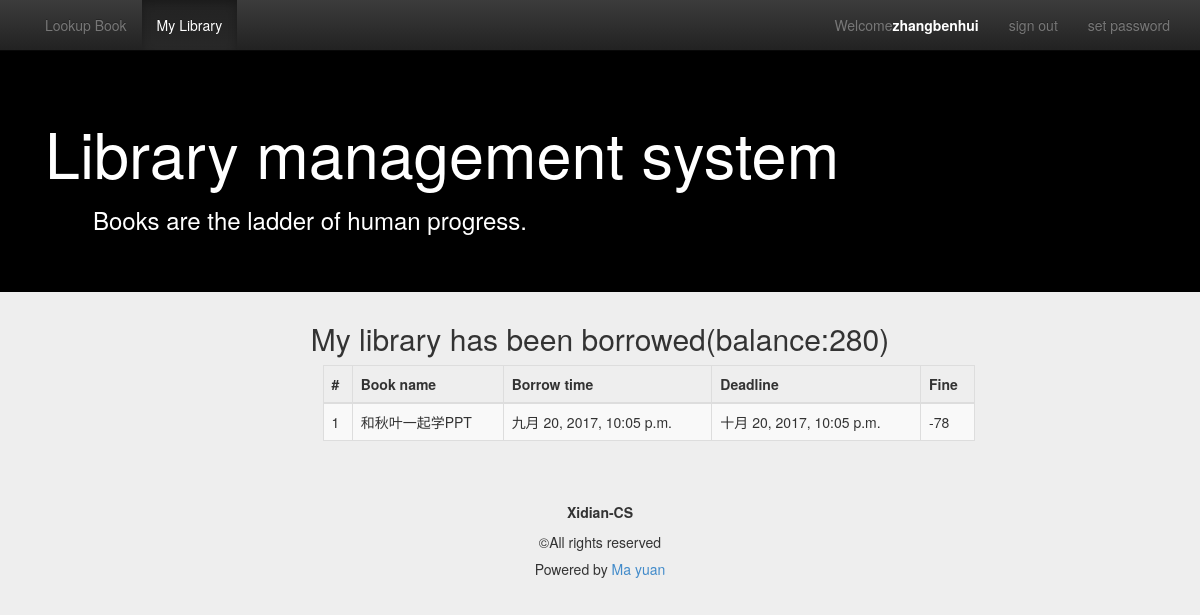
The page /my_library/ (signed in) on the database its author committed.
### management/models.py (models this page shows, shortened)
class MyUser(models.Model):
    user = models.OneToOneField(User)
    nickname = models.CharField(max_length=16)
    permission = models.IntegerField(default=1)
    balance=models.IntegerField(default=0)

class Book(models.Model):
    name = models.CharField(max_length=128)
    price = models.FloatField()
    author = models.CharField(max_length=128)
    publish_date = models.CharField(max_length=128)
    category = models.CharField(max_length=128)
    location = models.CharField(max_length=128)
    state=models.BooleanField() #是否在馆
    ISBN=models.CharField(max_length=128)
    img=models.URLField(max_length=128,default=None)
    class META:
        ordering = ['name']

class BorrowInfo(models.Model):
    brower_id =models.IntegerField()
    book_id= models.IntegerField()
    borrow_time = models.DateTimeField()
    fine=models.IntegerField(default=0)
    dead_line=models.DateTimeField()

### management/views.py (the view)
# urls.py: url(r'^my_library/$',views.my_library,name='my_library'),
@login_required
def my_library(request):
    user=request.user
    info_list=BorrowInfo.objects.filter(brower_id=user.myuser.id)
    book_list=[]
    for info in info_list:
        book_list.append((Book.objects.get(pk=info.book_id),info.borrow_time,info.dead_line,info.fine))
    content = {
        'book_list': book_list,
        'balance': user.myuser.balance,
        'active_menu': 'my_library'
    }
    return render(request,'management/my_library.html',content)

### templates/management/my_library.html (shortened to what this page needs)
{% extends "management/base.html" %}
{% load staticfiles %}
{% block content %}
    <h2 class="text-center">My library has been borrowed(balance:{{ balance }})</h2>
        <div class="container">
            <div class="row">
                <div class="col-md-7 col-md-offset-3">
                    <table class="table table-striped table-hover table-bordered">
                      <thead>
                        <tr>
                          <th>#</th>
                          <th>Book name</th>
                            <th>Borrow time</th>
                          <th>Deadline</th>
                            <th>Fine</th>
                        </tr>
                      </thead>
                    <tbody>
                     {% for t in book_list %}
                        <tr>
                            <td>{{ forloop.counter }}</td>
                            <td>{{ t.0.name }}</td>
                            <td>{{ t.1 }}</td>
                            <td>{{ t.2 }}</td>
                            <td>{{ t.3 }}</td>
                        </tr>
                     {% empty %}
                         <tr>You have not borrowed books!</tr>
                    {% endfor %}
                    </tbody>
                </table>
                </div>
            </div>
        </div>
{% endblock %}

### templates/management/base.html (shortened to what this page needs)
{% load staticfiles %}
<!DOCTYPE html>
<html lang="zh-cn">
<head>
    <link rel="stylesheet" type="text/css" href="{% static 'css/bootstrap.min.css' %}">
    <link rel="stylesheet" type="text/css" href="{% static 'css/bootstrap-theme.min.css' %}">
    <link rel="stylesheet" type="text/css" href="{% static 'css/base.css' %}">
</head>
<body>
<nav class="navbar navbar-inverse navbar-fixed-top" role="navigation">
    <div class="container">
        <div class="collapse navbar-collapse" id="navbar-collapse-basepage">
            <ul class="nav navbar-nav">
                <li id="view_book"><a href="{% url 'view_book_list' %}">Lookup Book</a></li>
                {% if user != None %}
                    {% if user.myuser.permission <= 1 %}
                        <li id="my_library"><a href="{% url 'my_library' %}">My Library</a></li>
                    {% endif %}
                {% endif %}
            </ul>
            <ul class="nav navbar-nav navbar-right">
                {% if user %}
                    <li><p class="navbar-text">Welcome<span id="base_name">{{ user.myuser.nickname }}</span></p>
                    </li>
                    <li><a href="{% url 'logout' %}">sign out</a></li>
                    <li><a href="{% url 'set_password' %}">set password</a></li>
                {% else %}
                    <li><a href="{% url 'signup' %}">sign up</a></li>
                    <li><a href="{% url 'login' %}">sign in</a></li>
                {% endif %}
            </ul>
        </div>
    </div>
</nav>
<header class="jumbotron subhead" id="header-base">
    <div class="container">
        <h1>Library management system</h1>
        <h3>&emsp;&emsp;Books are the ladder of human progress.</h3>
    </div>
</header>
{% block content %}{% endblock %}
<footer class="footer" role="contentinfo">
    <hr>
    <div class="container">
        <p class="text-center"><strong>Xidian-CS</strong></p>
        <p class="text-center">©All rights reserved</p>
        <h5 class="text-center"> Powered by&nbsp;<a href="http://prime666.com/">Ma yuan</a></h5>
    </div>
</footer>
</body>
</html>

### management/static/css/base.css (style rules this page uses)
body { padding-top: 50px; background-color: #eeeeee; }
#header-base { background-color: #000; color: #fff; }
#base_name { color: #fff; font-weight: bold; }

### rows shown on the page
Book: name "和秋叶一起学PPT", borrow_time "九月 20, 2017, 10:05 p.m.", dead_line "十月 20, 2017, 10:05 p.m.", t "-78"

### other values the page prints
{{ user.myuser.nickname }} "zhangbenhui"
{{ balance }} "280"
